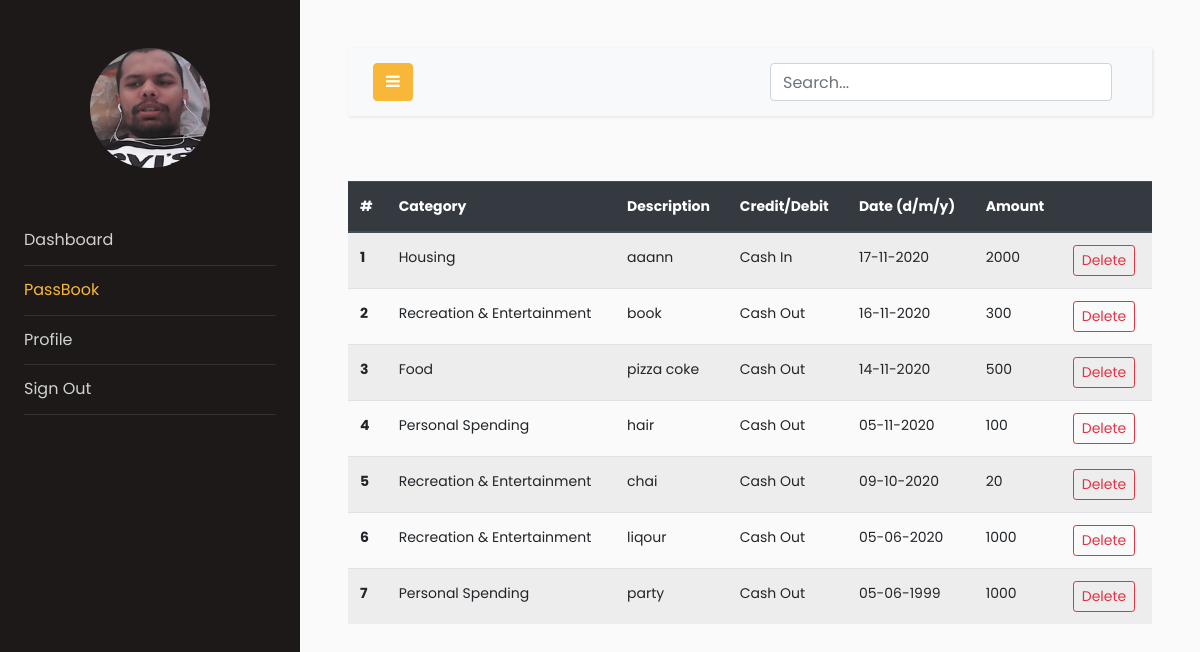
The page /passbook (signed in) on the database its author committed.
### models.py (models this page shows, shortened)
class Users(db.Model, UserMixin):
    __tablename__ = "users"
    id = db.Column(db.Integer, primary_key=True)
    email = db.Column(db.String(64), unique=True, index=True)
    name = db.Column(db.String(64))
    pasword_hash = db.Column(db.String(128))
    income = db.Column(db.Integer)
    budget = db.Column(db.Integer)
    profile_image = db.Column(db.String(128), nullable=False, default='default_profile.png')
    trans = db.relationship('Transactions', backref='User', lazy='dynamic')

class Transactions(db.Model):
    __searchable__ = ['description','cat','amount','date']
    users = db.relationship(Users)
    id = db.Column(db.Integer, primary_key=True)
    cashFlow = db.Column(db.Integer)
    amount = db.Column(db.Integer)
    description = db.Column(db.String(64))
    cat = db.Column(db.String(64))
    date = db.Column(db.DateTime)
    userId = db.Column(db.Integer, db.ForeignKey('users.id'), nullable=False)

### app.py (the view)
@app.route("/passbook", methods=["GET", "POST"])
@login_required
def passbook():
    uid = current_user.id
    trans_data = Transactions.query.filter_by(userId=uid).order_by(
        Transactions.date.desc()
    )
    return render_template("passbook.html", trans_data=trans_data)

### models.py (called while the page is built)
@login_manager.user_loader
def load_user(user_id):
    return Users.query.get(user_id)

### templates/passbook.html (shortened to what this page needs)
<!doctype html>
<html lang="en">
<head>
    <link rel="stylesheet" href="https://stackpath.bootstrapcdn.com/font-awesome/4.7.0/css/font-awesome.min.css">
<link rel="stylesheet" href="{{ url_for('static', filename='css1/style.css') }}">
</head>
<body>
    <div class="wrapper d-flex align-items-stretch">
        <nav id="sidebar">
            <div class="p-4 pt-5">
                <a href="#" class="img logo rounded-circle mb-5" style="background-image: url({{url_for('static',filename='profile_pics/'+current_user.profile_image)}})"></a>
                <ul class="list-unstyled components mb-5">
                    <li>
                        <a href="{{url_for('dashboard')}}">Dashboard</a>
                    </li>
                    <li class="active">
                        <a href="{{url_for('passbook')}}">PassBook</a>
                    </li>
                    <li>
                        <a href="{{url_for('profile')}}">Profile</a>
                    </li>
                    <li>
                        <a href="{{url_for('logout')}}">Sign Out</a>
                    </li>
                </ul>
            </div>
        </nav>
        <div id="content" class="p-4 p-md-5">
            <nav class="navbar navbar-expand-lg navbar-light bg-light">
                <div class="container-fluid">
                    <button type="button" id="sidebarCollapse" class="btn btn-primary">
                        <i class="fa fa-bars"></i>
                    </button>
                    <form action="search" , method="GET">
                        <div class="container h-50">
                            <div class="d-flex justify-content-center h-100">
                                <input type="search" class="form-control ds-input" id="search-input" name="query" placeholder="Search..." aria-label="Search for..."
                                    autocomplete="off" data-docs-version="4.5" spellcheck="false" role="combobox" aria-autocomplete="list"
                                    aria-expanded="false" aria-owns="algolia-autocomplete-listbox-0" dir="auto"
                                    style="position: relative; vertical-align: top;">
                            </div>
                        </div>
                    </form>
                </div>
            </nav>
            <br>
            <table class="table table-striped">
                <thead class="thead-dark">
                    <tr>
                        <th scope="col">#</th>
                        <th scope="col">Category</th>
                        <th scope="col">Description</th>
                        <th scope="col">Credit/Debit</th>
                        <th scope="col">Date (d/m/y)</th>
                        <th scope="col">Amount</th>
                        <th scope="col"></th>
                    </tr>
                </thead>
                <tbody>
                    {%for r in trans_data%}
                    <tr>
                        <th scope="row">{{loop.index0 + 1}}</th>
                        <td>{{r.cat}}</td>
                        <td>{{r.description}}</td>
                        {%if r.cashFlow == 1 %}
                        <td>Cash In</td>
                        {%else%}
                        <td>Cash Out</td>
                        {%endif%}
                        <td>{{r.date.strftime('%d-%m-%Y')}}</td>
                        <td>{{r.amount}}</td>
                        <td><button type="button" class="btn btn-outline-danger btn-sm" data-toggle="modal" data-target="#del{{r.id}}">
                            Delete
                        </button></td>
                    </tr>
                    {%endfor%}
                </tbody>
            </table>
        </div>
    </div>
</body>
</html>

### rows shown on the page
Users: profile_image (picture)
Transactions: cat "Housing", description "aaann", cashFlow "Cash In", date "17-11-2020", amount "2000"
Transactions: cat "Recreation & Entertainment", description "book", cashFlow "Cash Out", date "16-11-2020", amount "300"
Transactions: cat "Food", description "pizza coke", cashFlow "Cash Out", date "14-11-2020", amount "500"
Transactions: cat "Personal Spending", description "hair", cashFlow "Cash Out", date "05-11-2020", amount "100"
Transactions: cat "Recreation & Entertainment", description "chai", cashFlow "Cash Out", date "09-10-2020", amount "20"
Transactions: cat "Recreation & Entertainment", description "liqour", cashFlow "Cash Out", date "05-06-2020", amount "1000"
Transactions: cat "Personal Spending", description "party", cashFlow "Cash Out", date "05-06-1999", amount "1000"
